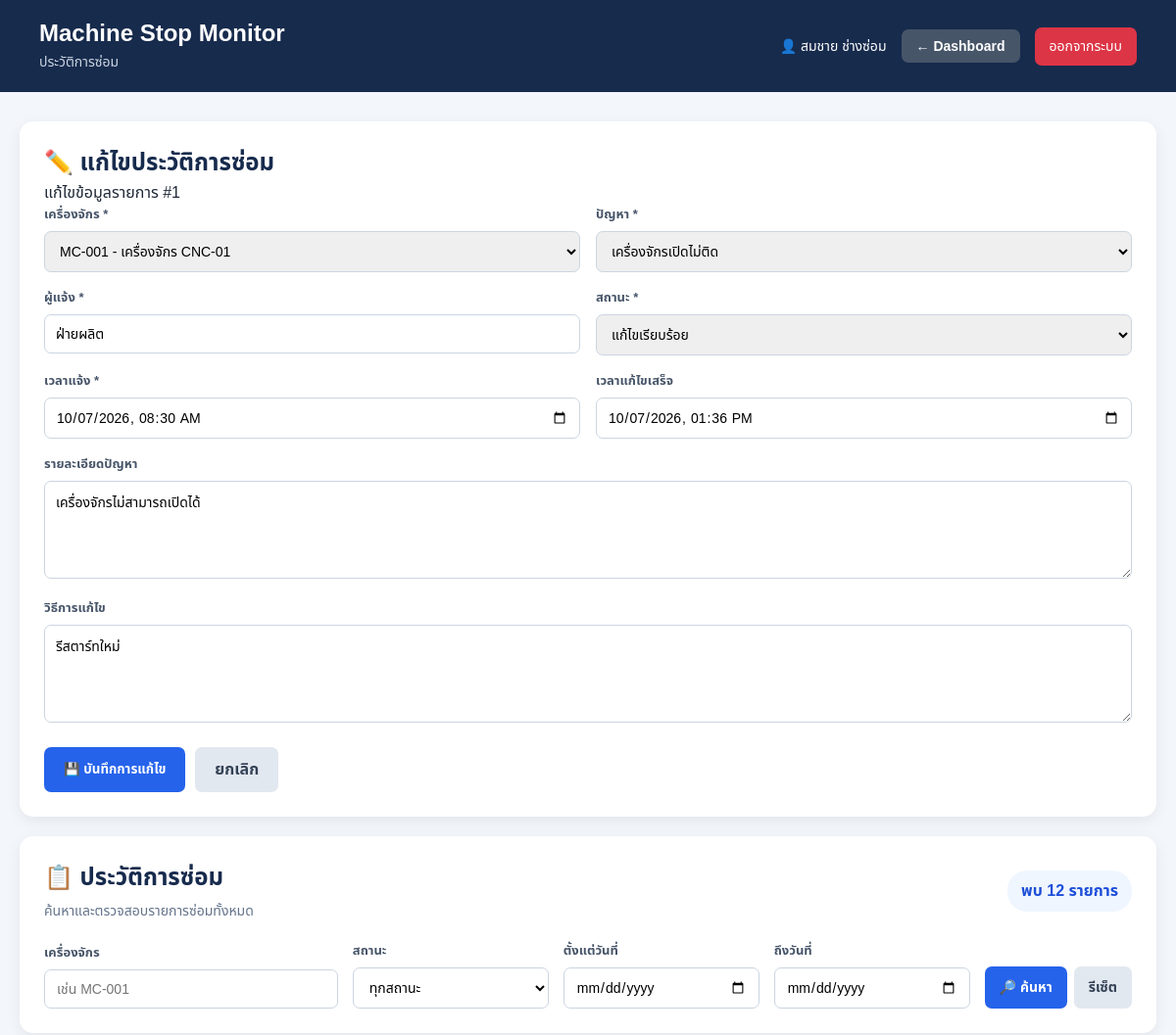
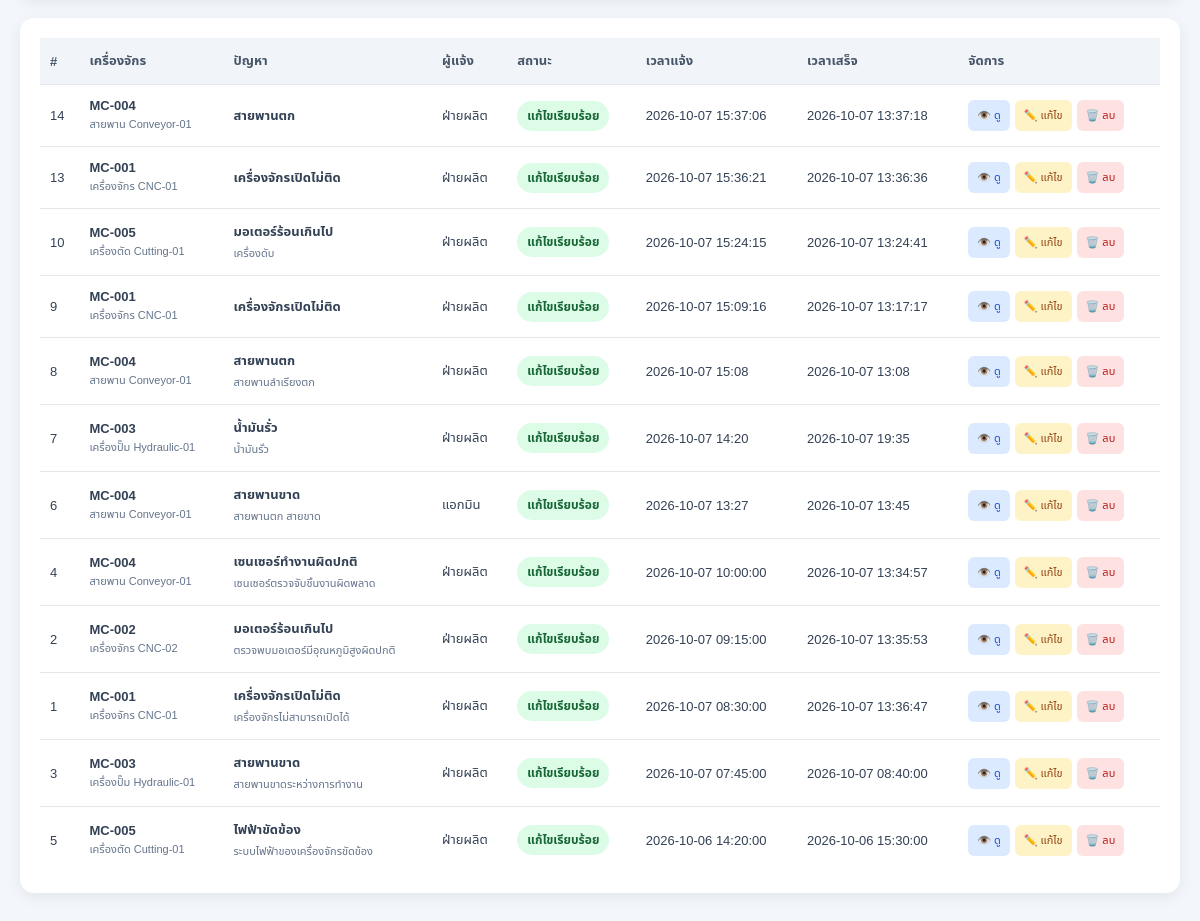
Screenshot of /history.php?edit=1 (signed in) with the database file from the repository (2 pictures, top to bottom).
### tables this page shows
CREATE TABLE repairs (
    id INTEGER PRIMARY KEY AUTOINCREMENT,

    machine_id INTEGER NOT NULL,

    problem_id INTEGER NOT NULL,

    reporter TEXT NOT NULL,

    status TEXT NOT NULL DEFAULT 'แจ้งเตือน',

    detail TEXT,

    solution TEXT,

    image TEXT,

    started_at TEXT NOT NULL,

    completed_at TEXT,

    created_by INTEGER,

    created_at TEXT DEFAULT CURRENT_TIMESTAMP,

    updated_at TEXT,

    FOREIGN KEY (machine_id)
        REFERENCES machines(id),

    FOREIGN KEY (problem_id)
        REFERENCES problems(id),

    FOREIGN KEY (created_by)
        REFERENCES users(id),

    UNIQUE(machine_id, problem_id, started_at)
);

CREATE TABLE machines (
    id INTEGER PRIMARY KEY AUTOINCREMENT,
    machine_code TEXT NOT NULL UNIQUE,
    machine_name TEXT NOT NULL
);

CREATE TABLE problems (
    id INTEGER PRIMARY KEY AUTOINCREMENT,
    problem_name TEXT NOT NULL UNIQUE,
    description TEXT
);

### history.php (the view, shortened to what the rows shown need)
<?php
require_once 'db.php';
$editRepair = null;
$stmt = $db->query("
    SELECT
        id,
        machine_code,
        machine_name
    FROM machines
    ORDER BY machine_code
");
$machines = $stmt->fetchAll();
$stmt = $db->query("
    SELECT
        id,
        problem_name,
        description
    FROM problems
    ORDER BY problem_name
");
$problems = $stmt->fetchAll();
if (
    isset($_GET['edit']) &&
    (int) $_GET['edit'] > 0
) {
    $editId = (int) $_GET['edit'];
    $stmt = $db->prepare("
        SELECT *
        FROM repairs
        WHERE id = ?
    ");
    $stmt->execute([
        $editId
    ]);
    $editRepair = $stmt->fetch();
}
$sql = "
    SELECT
        repairs.id,
        repairs.machine_id,
        repairs.problem_id,
        repairs.reporter,
        repairs.status,
        repairs.detail,
        repairs.solution,
        repairs.image,
        repairs.started_at,
        repairs.completed_at,
        repairs.created_at,
        repairs.updated_at,
        machines.machine_code,
        machines.machine_name,
        problems.problem_name
    FROM repairs
    INNER JOIN machines
        ON repairs.machine_id = machines.id
    INNER JOIN problems
        ON repairs.problem_id = problems.id
    WHERE 1 = 1
";
$params = [];
$sql .= "
    ORDER BY repairs.started_at DESC
";
$stmt = $db->prepare($sql);
$stmt->execute($params);
$repairs = $stmt->fetchAll();
$totalResults = count($repairs);
function datetimeForInput($value)
{
    return date(
        'Y-m-d\TH:i',
        strtotime($value)
    );
}
?>
<!DOCTYPE html>
<html lang="th">
<head>
    <link
        rel="stylesheet"
        href="css/style.css"
    >
</head>
<body class="dashboard-page">
<main class="history-container">
    <?php if ($editRepair): ?>
        <section class="edit-card">
            <h2>
                ✏️ แก้ไขประวัติการซ่อม
            </h2>
            <p>
                แก้ไขข้อมูลรายการ
                #<?php echo $editRepair['id']; ?>
            </p>
            <form
                method="POST"
                class="edit-form"
            >
                <div class="edit-group">
                    <label>
                        เครื่องจักร *
                    </label>
                    <select
                        name="machine_id"
                        required
                    >
                        <?php foreach (
                            $machines as $machine
                        ): ?>
                            <option
                                value="<?php
                                    echo $machine['id'];
                                ?>"
                                <?php
                                echo (
                                    $editRepair['machine_id']
                                    == $machine['id']
                                )
                                ? 'selected'
                                : '';
                                ?>
                            >
                                <?php
                                echo htmlspecialchars(
                                    $machine['machine_code']
                                );
                                ?>
                                -
                            </option>
                        <?php endforeach; ?>
                    </select>
                </div>
                <div class="edit-group">
                    <label>
                        ปัญหา *
                    </label>
                    <select
                        name="problem_id"
                        required
                    >
                        <?php foreach (
                            $problems as $problem
                        ): ?>
                            <option
                                value="<?php
                                    echo $problem['id'];
                                ?>"
                                <?php
                                echo (
                                    $editRepair['problem_id']
                                    == $problem['id']
                                )
                                ? 'selected'
                                : '';
                                ?>
                            >
                                <?php
                                echo htmlspecialchars(
                                    $problem['problem_name']
                                );
                                ?>
                            </option>
                        <?php endforeach; ?>
                    </select>
                </div>
                <div class="edit-group">
                    <label>
                        ผู้แจ้ง *
                    </label>
                    <input
                        type="text"
                        name="reporter"
                        value="<?php
                            echo htmlspecialchars(
                                $editRepair['reporter']
                            );
                        ?>"
                        required
                    >
                </div>
                <div class="edit-group">
                    <label>
                        สถานะ *
                    </label>
                    <select
                        name="status"
                        required
                    >
                        <option
                            value="แก้ไขเรียบร้อย"
                            <?php
                            echo $editRepair['status']
                                === 'แก้ไขเรียบร้อย'
                                ? 'selected'
                                : '';
                            ?>
                        >
                            แก้ไขเรียบร้อย
                        </option>
                    </select>
                </div>
                <div class="edit-group">
                    <label>
                        เวลาแจ้ง *
                    </label>
                    <input
                        type="datetime-local"
                        name="started_at"
                        value="<?php
                            echo datetimeForInput(
                                $editRepair['started_at']
                            );
                        ?>"
                        required
                    >
                </div>
                <div class="edit-group">
                    <label>
                        เวลาแก้ไขเสร็จ
                    </label>
                    <input
                        type="datetime-local"
                        name="completed_at"
                        value="<?php
                            echo datetimeForInput(
                                $editRepair['completed_at']
                            );
                        ?>"
                    >
                </div>
                <div class="edit-group full">
                    <label>
                        รายละเอียดปัญหา
                    </label>
                    <textarea
                        name="detail"
                        placeholder="รายละเอียดของปัญหา"
                    ><?php
                        echo htmlspecialchars(
                            $editRepair['detail'] ?? ''
                        );
                    ?></textarea>
                </div>
                <div class="edit-group full">
                    <label>
                        วิธีการแก้ไข
                    </label>
                    <textarea
                        name="solution"
                        placeholder="รายละเอียดวิธีการแก้ไข"
                    ><?php
                        echo htmlspecialchars(
                            $editRepair['solution'] ?? ''
                        );
                    ?></textarea>
                </div>
                <div class="edit-buttons">
                    <button
                        type="submit"
                        class="save-edit-btn"
                    >
                        💾 บันทึกการแก้ไข
                    </button>
                    <a
                        href="history.php"
                        class="cancel-edit-btn"
                    >
                        ยกเลิก
                    </a>
                </div>
            </form>
        </section>
    <?php endif; ?>
    <section class="history-filter">
        <div class="history-title">
            <div>
                <h2>
                    📋 ประวัติการซ่อม
                </h2>
            </div>
        </div>
    </section>
    <section class="history-table-card">
        <?php if ($totalResults > 0): ?>
            <div class="history-table-wrapper">
                <table class="history-table">
                    <thead>
                        <tr>
                            <th>
                                #
                            </th>
                            <th>
                                เครื่องจักร
                            </th>
                            <th>
                                ปัญหา
                            </th>
                            <th>
                                ผู้แจ้ง
                            </th>
                            <th>
                                สถานะ
                            </th>
                            <th>
                                เวลาแจ้ง
                            </th>
                            <th>
                                เวลาเสร็จ
                            </th>
                            <th>
                                จัดการ
                            </th>
                        </tr>
                    </thead>
                </table>
            </div>
        <?php endif; ?>
    </section>
</main>
</body>
</html>

### rows the page displays
repairs: id "1", machine_id "MC-001 - เครื่องจักร CNC-01", problem_id "เครื่องจักรเปิดไม่ติด", reporter "ฝ่ายผลิต", status "แก้ไขเรียบร้อย", started_at "10/07/2026 08:30", completed_at "10/07/2026 13:36", detail "เครื่องจักรไม่สามารถเปิดได้", solution "รีสตาร์ทใหม่"

### other values shown
$user['full_name'] "สมชาย ช่างซ่อม"
$totalResults "12"
$repair['id'] "14"
$repair['machine_code'] "MC-004"
$repair['machine_name'] "สายพาน Conveyor-01"
$repair['problem_name'] "สายพานตก"
$repair['reporter'] "ฝ่ายผลิต"
$repair['status'] "แก้ไขเรียบร้อย"
$repair['started_at'] "2026-10-07 15:37:06"
$repair['completed_at'] "2026-10-07 13:37:18"
$repair['id'] "13"
$repair['machine_code'] "MC-001"
$repair['machine_name'] "เครื่องจักร CNC-01"
$repair['problem_name'] "เครื่องจักรเปิดไม่ติด"
$repair['started_at'] "2026-10-07 15:36:21"
